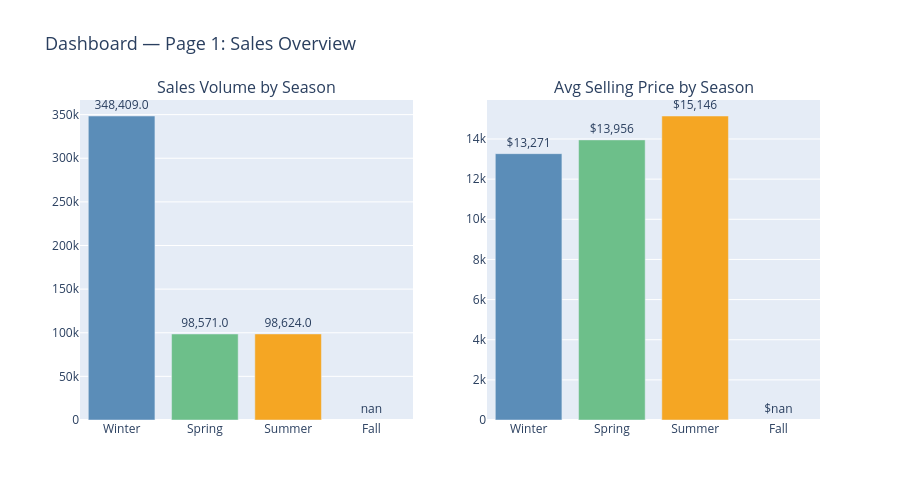

Write notebook code for a chart like this one.
### Code cell
season_counts = df['season'].value_counts().reindex(season_order)
avg_prices = df.groupby('season')['sellingprice'].mean().reindex(season_order)

fig = make_subplots(
    rows=1, cols=2,
    subplot_titles=('Sales Volume by Season', 'Avg Selling Price by Season')
)

fig.add_trace(go.Bar(
    x=season_counts.index,
    y=season_counts.values,
    marker_color=[colors[s] for s in season_order],
    name='Sales Volume',
    text=[f'{v:,}' for v in season_counts.values],
    textposition='outside'
), row=1, col=1)

fig.add_trace(go.Bar(
    x=avg_prices.index,
    y=avg_prices.values,
    marker_color=[colors[s] for s in season_order],
    name='Avg Price',
    text=[f'${v:,.0f}' for v in avg_prices.values],
    textposition='outside'
), row=1, col=2)

fig.update_layout(
    title_text='Dashboard — Page 1: Sales Overview',
    title_font_size=18,
    showlegend=False,
    height=500
)
fig.write_html('../outputs/page1_overview.html')
fig.show()

### Figure 1 — Plotly figure (JSON) as saved in the notebook; plotly's stock layout.template omitted (floating-point values rounded to 4 significant figures)
{"data": [{"marker": {"color": ["#5B8DB8", "#6DBF8A", "#F5A623", "#E07B5A"]}, "name": "Sales Volume", "text": ["348,409.0", "98,571.0", "98,624.0", "nan"], "textposition": "outside", "type": "bar", "x": ["Winter", "Spring", "Summer", "Fall"], "xaxis": "x", "y": [348400.0, 98570.0, 98620.0, NaN], "yaxis": "y"}, {"marker": {"color": ["#5B8DB8", "#6DBF8A", "#F5A623", "#E07B5A"]}, "name": "Avg Price", "text": ["$13,271", "$13,956", "$15,146", "$nan"], "textposition": "outside", "type": "bar", "x": ["Winter", "Spring", "Summer", "Fall"], "xaxis": "x2", "y": [13270.0, 13960.0, 15150.0, NaN], "yaxis": "y2"}], "layout": {"annotations": [{"font": {"size": 16}, "showarrow": false, "text": "Sales Volume by Season", "x": 0.225, "xanchor": "center", "xref": "paper", "y": 1, "yanchor": "bottom", "yref": "paper"}, {"font": {"size": 16}, "showarrow": false, "text": "Avg Selling Price by Season", "x": 0.775, "xanchor": "center", "xref": "paper", "y": 1, "yanchor": "bottom", "yref": "paper"}], "height": 500, "showlegend": false, "title": {"font": {"size": 18}, "text": "Dashboard — Page 1: Sales Overview"}, "xaxis": {"anchor": "y", "domain": [0, 0.45]}, "xaxis2": {"anchor": "y2", "domain": [0.55, 1]}, "yaxis": {"anchor": "x", "domain": [0, 1]}, "yaxis2": {"anchor": "x2", "domain": [0, 1]}}}
